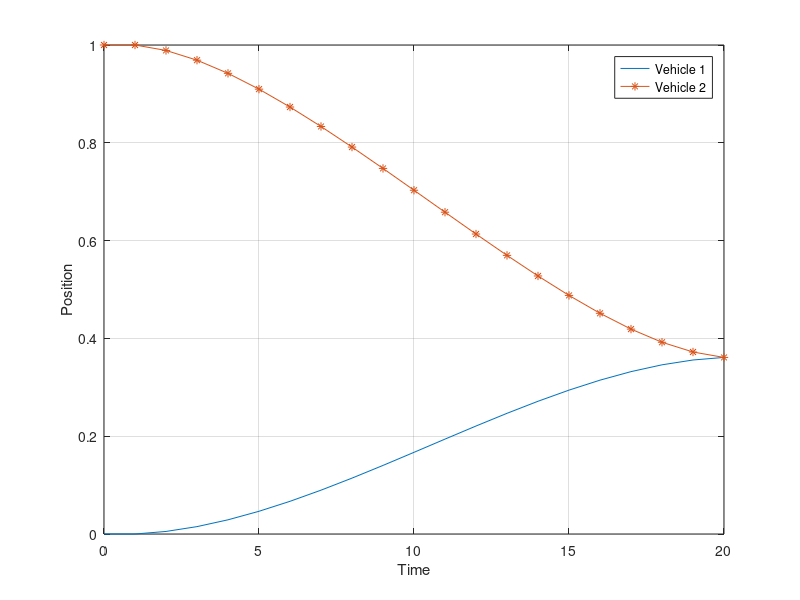

Source code (MATLAB):
clc;
clear all;
A = [1,1;0,0.95];
b = [0;0.1];
C = [1,1;0,0.80];
d = [0;0.2];
N = 20;
F = zeros(2,N);
G = zeros(2,N);
%Create F and G:
for k=1:N
    F(:,k) = A^(N-k)*b;
    G(:,k) = C^(N-k)*d;
end
J = [ F(1,:), -G(1,:); F(2,:), zeros(1,N); zeros(1,N), G(2,:)];
k = [ 1; 0; 0];
%Least Norm Solution
x = J' * ((J*J') \ k);
u = x(1:N);
v = x(N+1:2*N);
 
%Initialize and plot 2 vehicles
s = zeros(2,N+1); 
p = zeros(2,N+1); 
p(1,1) = 1;
for t=1:N
    s(:,t+1) = A*s(:,t) + b*u(t);
    p(:,t+1) = C*p(:,t) + d*v(t);
end
plot(0:N, s(1,:), '-', 0:N, p(1,:), '-*');
grid on;
xlabel("Time");
ylabel("Position");
legend("Vehicle 1", "Vehicle 2");
